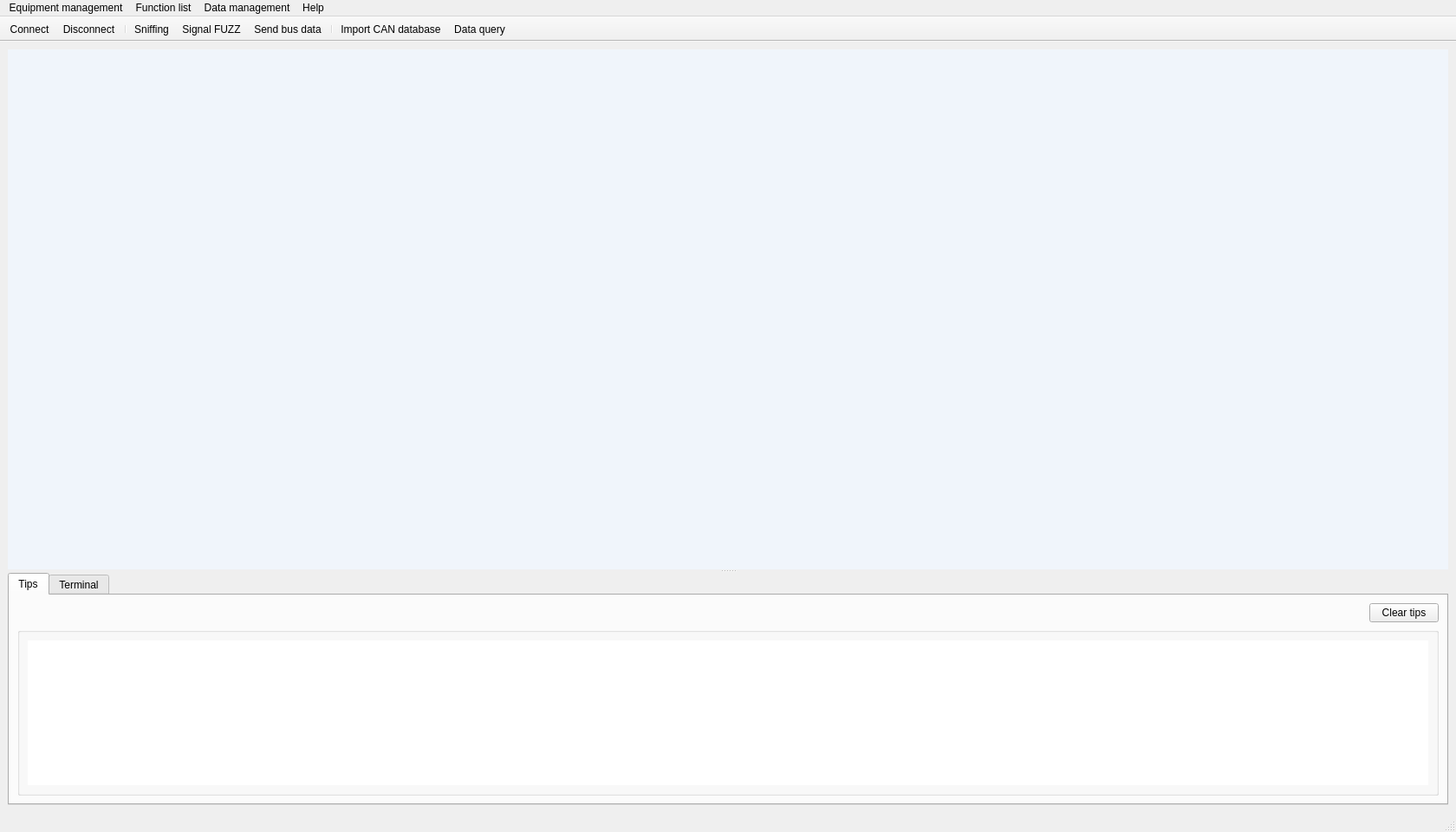
<?xml version="1.0" encoding="UTF-8"?>
<ui version="4.0">
 <class>MainWindow</class>
 <widget class="QMainWindow" name="MainWindow">
  <property name="windowModality">
   <enum>Qt::ApplicationModal</enum>
  </property>
  <property name="enabled">
   <bool>true</bool>
  </property>
  <property name="geometry">
   <rect>
    <x>0</x>
    <y>0</y>
    <width>1680</width>
    <height>960</height>
   </rect>
  </property>
  <property name="windowTitle">
   <string>AutoSuite v1 Designed by ZEEKR ZERO</string>
  </property>
  <property name="windowIcon">
   <iconset resource="resource.qrc">
    <normaloff>:/icons/zeekr.png</normaloff>:/icons/zeekr.png</iconset>
  </property>
  <property name="toolTip">
   <string/>
  </property>
  <property name="statusTip">
   <string>AutoSuite v1.0 </string>
  </property>
  <property name="autoFillBackground">
   <bool>false</bool>
  </property>
  <widget class="QWidget" name="centralwidget">
   <layout class="QGridLayout" name="gridLayout">
    <item row="0" column="0">
     <widget class="QSplitter" name="splitter_2">
      <property name="orientation">
       <enum>Qt::Horizontal</enum>
      </property>
      <widget class="QSplitter" name="splitter">
       <property name="orientation">
        <enum>Qt::Vertical</enum>
       </property>
       <property name="childrenCollapsible">
        <bool>true</bool>
       </property>
       <widget class="QMdiArea" name="mdiArea_main">
        <property name="enabled">
         <bool>true</bool>
        </property>
        <property name="sizePolicy">
         <sizepolicy hsizetype="Expanding" vsizetype="Expanding">
          <horstretch>0</horstretch>
          <verstretch>0</verstretch>
         </sizepolicy>
        </property>
        <property name="minimumSize">
         <size>
          <width>1280</width>
          <height>600</height>
         </size>
        </property>
        <property name="sizeAdjustPolicy">
         <enum>QAbstractScrollArea::AdjustIgnored</enum>
        </property>
        <property name="background">
         <brush brushstyle="SolidPattern">
          <color alpha="255">
           <red>240</red>
           <green>245</green>
           <blue>251</blue>
          </color>
         </brush>
        </property>
        <property name="viewMode">
         <enum>QMdiArea::TabbedView</enum>
        </property>
        <property name="documentMode">
         <bool>true</bool>
        </property>
        <property name="tabsClosable">
         <bool>true</bool>
        </property>
        <property name="tabsMovable">
         <bool>true</bool>
        </property>
        <property name="tabShape">
         <enum>QTabWidget::Rounded</enum>
        </property>
        <property name="tabPosition">
         <enum>QTabWidget::North</enum>
        </property>
       </widget>
       <widget class="QTabWidget" name="tabWidget_info">
        <property name="currentIndex">
         <number>0</number>
        </property>
        <widget class="QWidget" name="tab_3">
         <attribute name="title">
          <string>Tips</string>
         </attribute>
         <layout class="QGridLayout" name="gridLayout_3">
          <item row="0" column="0">
           <layout class="QHBoxLayout" name="horizontalLayout">
            <item>
             <spacer name="horizontalSpacer">
              <property name="orientation">
               <enum>Qt::Horizontal</enum>
              </property>
              <property name="sizeHint" stdset="0">
               <size>
                <width>40</width>
                <height>20</height>
               </size>
              </property>
             </spacer>
            </item>
            <item>
             <widget class="QPushButton" name="pushButton_clearAppPrint">
              <property name="text">
               <string>Clear tips</string>
              </property>
             </widget>
            </item>
           </layout>
          </item>
          <item row="1" column="0">
           <widget class="QGroupBox" name="groupBox">
            <property name="title">
             <string/>
            </property>
            <layout class="QGridLayout" name="gridLayout_2">
             <item row="0" column="0">
              <widget class="QTextBrowser" name="textBrowser_appPrint">
               <property name="frameShape">
                <enum>QFrame::NoFrame</enum>
               </property>
               <property name="frameShadow">
                <enum>QFrame::Sunken</enum>
               </property>
               <property name="lineWidth">
                <number>1</number>
               </property>
               <property name="lineWrapMode">
                <enum>QTextEdit::WidgetWidth</enum>
               </property>
               <property name="overwriteMode">
                <bool>false</bool>
               </property>
              </widget>
             </item>
            </layout>
           </widget>
          </item>
         </layout>
        </widget>
        <widget class="QWidget" name="tab_4">
         <attribute name="title">
          <string>Terminal</string>
         </attribute>
        </widget>
       </widget>
      </widget>
     </widget>
    </item>
   </layout>
  </widget>
  <widget class="QMenuBar" name="menubar">
   <property name="geometry">
    <rect>
     <x>0</x>
     <y>0</y>
     <width>1680</width>
     <height>21</height>
    </rect>
   </property>
   <widget class="QMenu" name="menu">
    <property name="title">
     <string>Equipment management</string>
    </property>
    <addaction name="action_Connect"/>
    <addaction name="action_Disconnect"/>
    <addaction name="action_connectParamSet"/>
    <addaction name="separator"/>
   </widget>
   <widget class="QMenu" name="menu_2">
    <property name="title">
     <string>Help</string>
    </property>
    <addaction name="action_swLanguage"/>
    <addaction name="action_helpDoc"/>
    <addaction name="action_about"/>
   </widget>
   <widget class="QMenu" name="menu_3">
    <property name="title">
     <string>Function list</string>
    </property>
    <addaction name="action_rawDis"/>
    <addaction name="action_sniff"/>
    <addaction name="action_signalFuzz"/>
    <addaction name="action_send_data"/>
   </widget>
   <widget class="QMenu" name="menu_4">
    <property name="title">
     <string>Data management</string>
    </property>
    <widget class="QMenu" name="menu_5">
     <property name="title">
      <string>Import database</string>
     </property>
     <addaction name="action_dbcDecode"/>
     <addaction name="action_addFlexRayDB"/>
     <addaction name="action_addLinDB"/>
     <addaction name="action_addEthernetDB"/>
    </widget>
    <addaction name="menu_5"/>
    <addaction name="action_historyQuery"/>
   </widget>
   <addaction name="menu"/>
   <addaction name="menu_3"/>
   <addaction name="menu_4"/>
   <addaction name="menu_2"/>
  </widget>
  <widget class="QStatusBar" name="statusbar"/>
  <widget class="QToolBar" name="mainToolBar">
   <property name="windowTitle">
    <string>toolBar</string>
   </property>
   <property name="movable">
    <bool>false</bool>
   </property>
   <property name="orientation">
    <enum>Qt::Horizontal</enum>
   </property>
   <property name="toolButtonStyle">
    <enum>Qt::ToolButtonTextUnderIcon</enum>
   </property>
   <property name="floatable">
    <bool>false</bool>
   </property>
   <attribute name="toolBarArea">
    <enum>TopToolBarArea</enum>
   </attribute>
   <attribute name="toolBarBreak">
    <bool>false</bool>
   </attribute>
   <addaction name="action_Connect"/>
   <addaction name="action_Disconnect"/>
   <addaction name="separator"/>
   <addaction name="action_sniff"/>
   <addaction name="action_signalFuzz"/>
   <addaction name="action_send_data"/>
   <addaction name="separator"/>
   <addaction name="action_dbcDecode"/>
   <addaction name="action_historyQuery"/>
  </widget>
  <action name="action_Connect">
   <property name="icon">
    <iconset resource="resource.qrc">
     <normaloff>:/icons/connect.png</normaloff>:/icons/connect.png</iconset>
   </property>
   <property name="text">
    <string>Connect</string>
   </property>
   <property name="toolTip">
    <string>Connect</string>
   </property>
  </action>
  <action name="action_Disconnect">
   <property name="icon">
    <iconset resource="resource.qrc">
     <normaloff>:/icons/disconnect.png</normaloff>:/icons/disconnect.png</iconset>
   </property>
   <property name="text">
    <string>Disconnect</string>
   </property>
   <property name="toolTip">
    <string>Disconnect</string>
   </property>
  </action>
  <action name="action_connectParamSet">
   <property name="icon">
    <iconset resource="resource.qrc">
     <normaloff>:/icons/ConnectParamSet.png</normaloff>:/icons/ConnectParamSet.png</iconset>
   </property>
   <property name="text">
    <string>Set device parameters</string>
   </property>
   <property name="toolTip">
    <string>Set device parameters</string>
   </property>
  </action>
  <action name="action_about">
   <property name="icon">
    <iconset resource="resource.qrc">
     <normaloff>:/icons/about.png</normaloff>:/icons/about.png</iconset>
   </property>
   <property name="text">
    <string>About us</string>
   </property>
   <property name="toolTip">
    <string>About us</string>
   </property>
  </action>
  <action name="action_rawDis">
   <property name="checkable">
    <bool>true</bool>
   </property>
   <property name="icon">
    <iconset resource="resource.qrc">
     <normaloff>:/icons/basicData.svg</normaloff>:/icons/basicData.svg</iconset>
   </property>
   <property name="text">
    <string>Byte stream</string>
   </property>
   <property name="toolTip">
    <string>Byte stream</string>
   </property>
  </action>
  <action name="action_sniff">
   <property name="checkable">
    <bool>true</bool>
   </property>
   <property name="icon">
    <iconset resource="resource.qrc">
     <normaloff>:/icons/dataSniff.svg</normaloff>:/icons/dataSniff.svg</iconset>
   </property>
   <property name="text">
    <string>Sniffing</string>
   </property>
   <property name="toolTip">
    <string>Sniffing</string>
   </property>
  </action>
  <action name="action_historyQuery">
   <property name="icon">
    <iconset resource="resource.qrc">
     <normaloff>:/icons/dataQuery.svg</normaloff>:/icons/dataQuery.svg</iconset>
   </property>
   <property name="text">
    <string>Data query</string>
   </property>
   <property name="toolTip">
    <string>Data query</string>
   </property>
  </action>
  <action name="action_signalFuzz">
   <property name="checkable">
    <bool>true</bool>
   </property>
   <property name="icon">
    <iconset resource="resource.qrc">
     <normaloff>:/icons/dbcDeocde.svg</normaloff>:/icons/dbcDeocde.svg</iconset>
   </property>
   <property name="text">
    <string>Signal FUZZ</string>
   </property>
   <property name="toolTip">
    <string>Signal FUZZ</string>
   </property>
  </action>
  <action name="action_send_data">
   <property name="icon">
    <iconset>
     <normalon>:/icons/send.png</normalon>
    </iconset>
   </property>
   <property name="text">
    <string>Send bus data</string>
   </property>
   <property name="toolTip">
    <string>Send bus data</string>
   </property>
  </action>
  <action name="action_dbcDecode">
   <property name="icon">
    <iconset resource="resource.qrc">
     <normaloff>:/icons/fileDecode.svg</normaloff>:/icons/fileDecode.svg</iconset>
   </property>
   <property name="text">
    <string>Import CAN database</string>
   </property>
   <property name="toolTip">
    <string>Import CAN database</string>
   </property>
  </action>
  <action name="action_addFlexRayDB">
   <property name="icon">
    <iconset resource="resource.qrc">
     <normaloff>:/icons/fileDecode.svg</normaloff>:/icons/fileDecode.svg</iconset>
   </property>
   <property name="text">
    <string>Import the FlexRay database</string>
   </property>
   <property name="toolTip">
    <string>Import the FlexRay database</string>
   </property>
  </action>
  <action name="action_addLinDB">
   <property name="icon">
    <iconset resource="resource.qrc">
     <normaloff>:/icons/fileDecode.svg</normaloff>:/icons/fileDecode.svg</iconset>
   </property>
   <property name="text">
    <string>Import LIN database</string>
   </property>
   <property name="toolTip">
    <string>Import LIN database</string>
   </property>
  </action>
  <action name="action_addEthernetDB">
   <property name="icon">
    <iconset resource="resource.qrc">
     <normaloff>:/icons/fileDecode.svg</normaloff>:/icons/fileDecode.svg</iconset>
   </property>
   <property name="text">
    <string>Importing Ethernet database</string>
   </property>
   <property name="toolTip">
    <string>Importing Ethernet database</string>
   </property>
  </action>
  <action name="action_helpDoc">
   <property name="icon">
    <iconset resource="resource.qrc">
     <normaloff>:/icons/help.png</normaloff>:/icons/help.png</iconset>
   </property>
   <property name="text">
    <string>Contact us</string>
   </property>
   <property name="toolTip">
    <string>Contact us</string>
   </property>
  </action>
  <action name="action_swLanguage">
   <property name="checkable">
    <bool>true</bool>
   </property>
   <property name="icon">
    <iconset resource="resource.qrc">
     <normaloff>:/icons/swLanguage.svg</normaloff>:/icons/swLanguage.svg</iconset>
   </property>
   <property name="text">
    <string>Language</string>
   </property>
   <property name="toolTip">
    <string>Language</string>
   </property>
  </action>
 </widget>
 <resources>
  <include location="resource.qrc"/>
 </resources>
 <connections/>
</ui>
